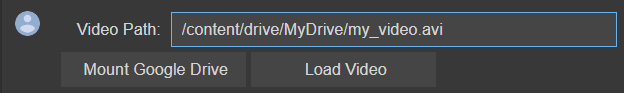
#> input picture files/images/colab_menu.png, 624 x 93 px
$ python -i functions.py   (imports and definitions only)
#> lines starting #> are read from the running program, lines starting #| are printed output that depends on the picture
#> further down, picture is the input picture: shape (93, 624, 3); mean B, G, R 72.2, 70.9, 69.4
import cv2 as cv
import numpy as np


# Function that apply filters on a image
def filters(img):

    # Convert image to grayscale
    gray = cv.cvtColor(img, cv.COLOR_BGR2GRAY)
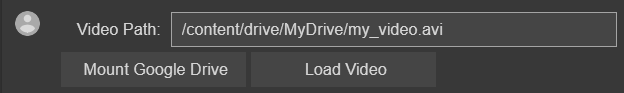
#> gray: shape (93, 624); min 45, max 217, mean 70.6

    # Apply median blur with kernel = 9
    blur = cv.medianBlur(gray, 9)
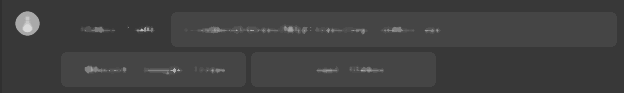
#> blur: shape (93, 624); min 48, max 217, mean 64.4

    # Apply Gaussian blur with kernel = 9
    gauss = cv.GaussianBlur(blur, (9, 9), sigmaX=0, sigmaY=0)

    return gauss


# Returns array contaning a contour scaled
def scale_contour(cnt, scale):

    # Gets contour moments
    M = cv.moments(cnt)
    cx = int(M['m10']/M['m00'])
    # cy = int(M['m01']/M['m00'])

    # Translate contour to the origin
    cnt_norm = cnt - [cx, 0]
    # cnt_scaled = cnt_norm * scale

    # Apply the scale on the horizontal axis
    cnt_scaled = np.copy(cnt_norm)
    for i in range(len(cnt_norm)):
        cnt_scaled[i][0][0] = cnt_norm[i][0][0]*scale

    # Returns contour to its original position
    cnt_scaled = cnt_scaled + [cx, 0]
    cnt_scaled = cnt_scaled.astype(np.int32)

    return cnt_scaled


# Auxiliary funtion to calculate the distance between two points
def distance(x1, y1, x2, y2):
    return np.sqrt((x1-x2)**2 + (y1-y2)**2)

>>> import cv2
>>> picture = cv2.imread('../files/images/colab_menu.png')
>>> result = filters(picture)
